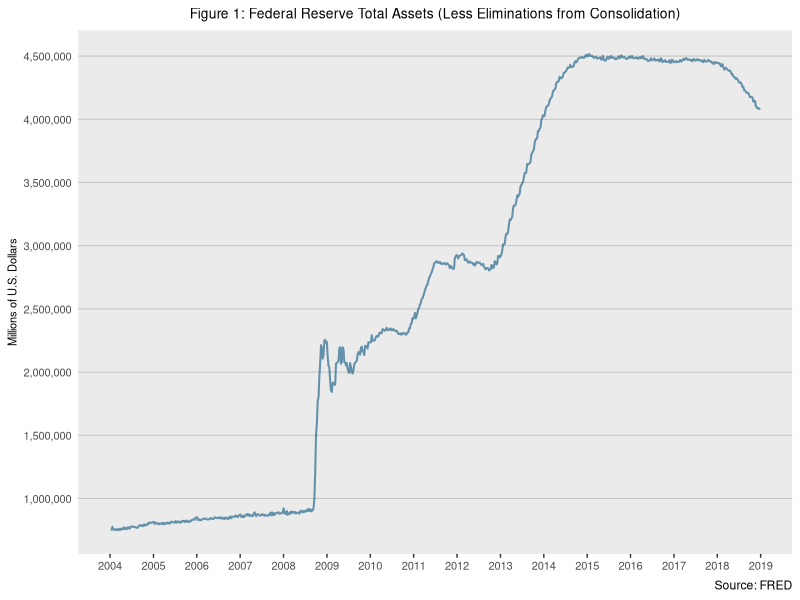

The R source for this figure:
## ---- chunk 1
knitr::opts_chunk$set(echo = TRUE)
knitr::opts_chunk$set(fig.width=6.5, fig.height=4) 
## ---- chunk 2

setwd(here::here())
library(ggplot2)
library(dplyr)
library(tidyverse)
library(lubridate)
library(scales)
library(here)


GDP<-read_csv("./Data/FedTotalAssets.csv")

theme_update(plot.title = element_text(hjust = 0.5))

## FED Assets 

ggplot(GDP, aes(x=as_date(unlist(GDP[1])), y=unlist(GDP[2]), group = 1))+ 
  geom_line(color = "#09557f",alpha = 0.6,size = 0.7)+ 
  scale_x_date(date_breaks = "1 year", date_labels =  "%Y")+
  theme(axis.title.x = element_blank())+theme(panel.grid.minor = element_blank())+
  scale_y_continuous(labels=comma, name="Millions of U.S. Dollars", breaks = scales::pretty_breaks(n = 10))+
  theme(axis.title=element_text(size=8), axis.text=element_text(size=8))+
  ggtitle("Figure 1: Federal Reserve Total Assets (Less Eliminations from Consolidation)")+theme(plot.title = element_text(size=10))+
  theme( # remove the vertical grid lines
    panel.grid.major.x = element_blank() ,
    # explicitly set the horizontal lines (or they will disappear too)
    panel.grid.major.y = element_line( size=.3, color="grey" ))+
  theme(axis.ticks.y = element_blank())+
  labs(caption="Source: FRED")
    
